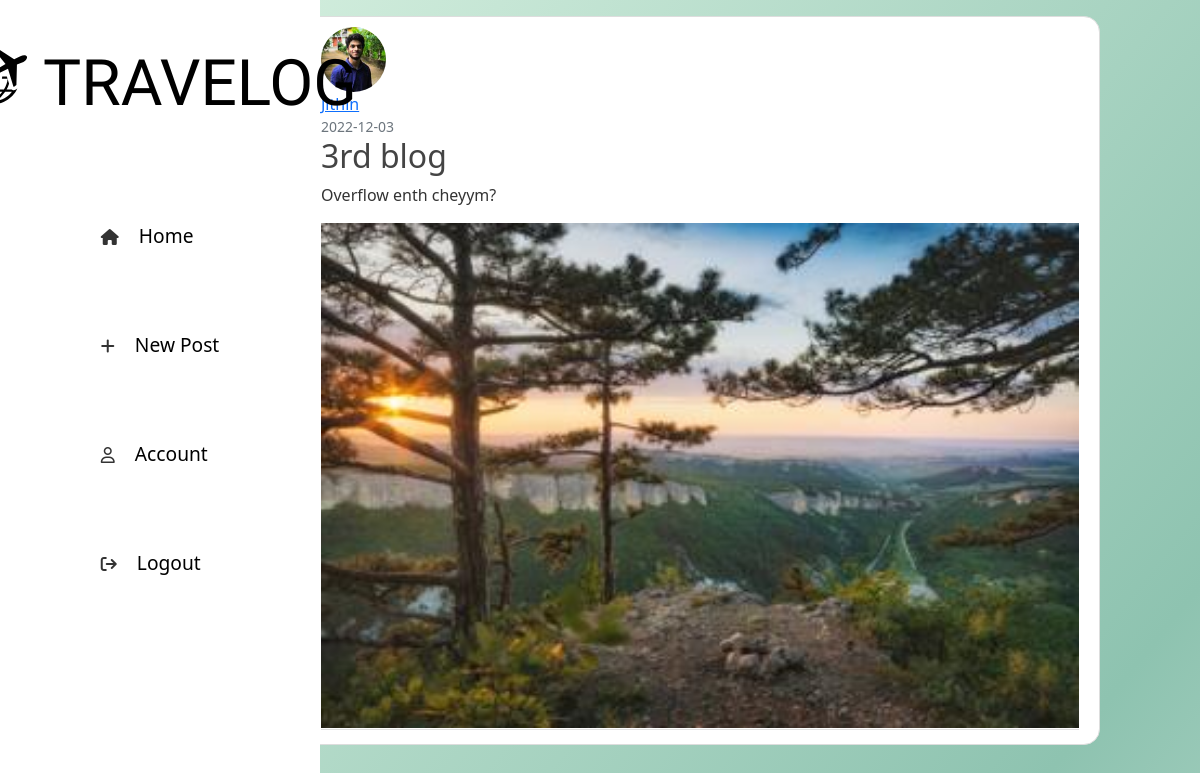
Page /post/3 on the earlier database version.
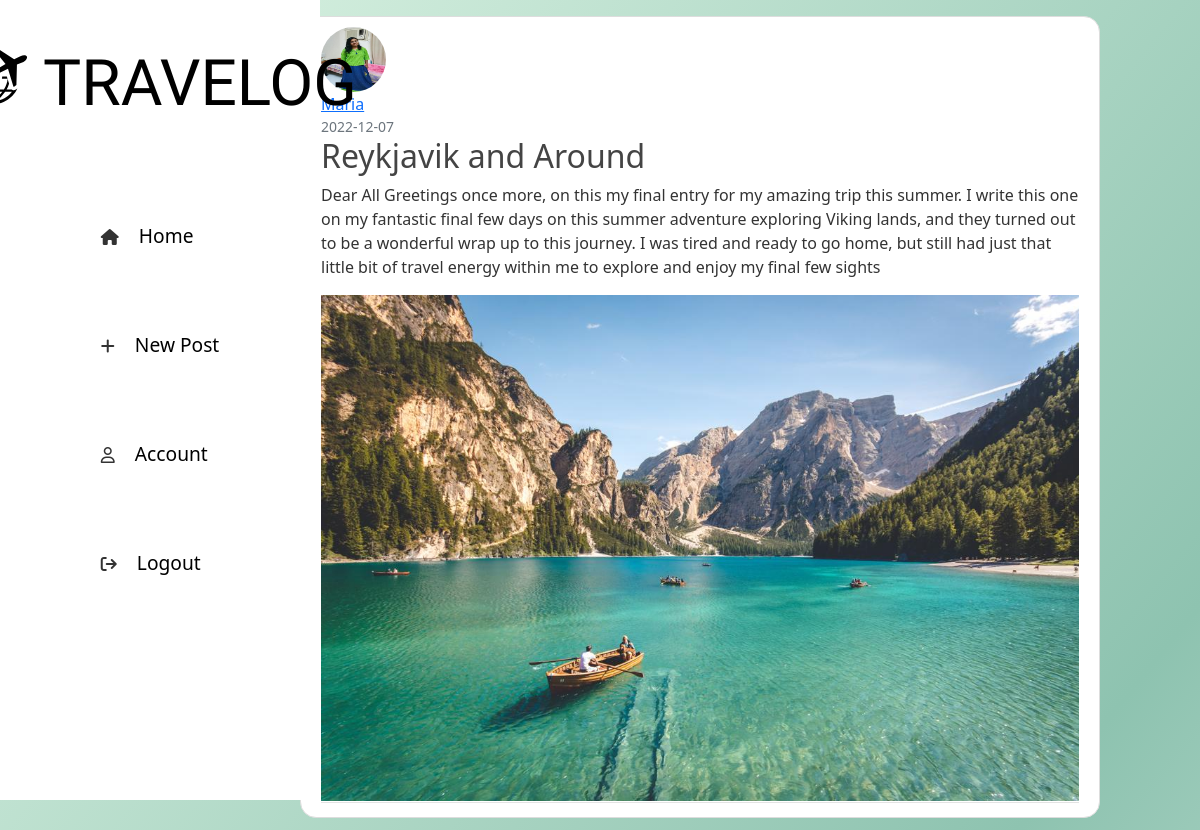
Same page on the later database version.
### app/models.py (models this page shows, shortened)
class User(db.Model, UserMixin):
    id=db.Column(db.Integer, primary_key=True)
    username = db.Column(db.String(20), nullable=False)
    email = db.Column(db.String(120), unique=True, nullable=True)
    image_file = db.Column(db.String(20), nullable=False, default='default.jpg')
    password = db.Column(db.String(80), nullable=False)
    posts = db.relationship('Post', backref='author', lazy=True)

class Post(db.Model):
    id = db.Column(db.Integer, primary_key=True)
    title = db.Column(db.String(100), nullable=False)
    date_posted = db.Column(db.DateTime, nullable=False, default=datetime.utcnow)
    content = db.Column(db.Text, nullable=False)
    user_id = db.Column(db.Integer, db.ForeignKey('user.id'), nullable=False)
    blog_image = db.Column(db.String(20), nullable=False, default='default-blog.png')

### app/routes.py (the view)
@app.route("/post/<int:post_id>")
def post(post_id):
    post = Post.query.get_or_404(post_id)
    return render_template('post.html', title=post.title, post=post)

### app/templates/post.html (shortened to what this page needs)
{% extends "layout.html" %}
{% block content %}
<article class="media content-section">
    <img class="rounded-circle article-img"
        src="{{ url_for('static', filename='profile-pics/' + post.author.image_file) }}">
    <div class="media-body">
        <div class="article-metadata">
            <a class="mr-2" href="#">{{ post.author.username }}</a>
            <small class="text-muted">{{ post.date_posted.strftime('%Y-%m-%d') }}</small>
            <h2 class="article-title">{{ post.title }}</h2>
            <p class="article-content">{{ post.content }}</p>
            <img class="" src="../static/blog-pics/{{post.blog_image}}"/>
        </div>
    </div>
</article>
{% endblock content %}

Differences in the rows shown:
no longer on this page (row edited): User: image_file (picture), author.username "Jithin"
added User: image_file (picture), author.username "Maria"
changed Post: date_posted "2022-12-03" → "2022-12-07"; title "3rd blog" → "Reykjavik and Around"; content "Overflow enth cheyym?" → "Dear All Greetings once more, on this my final entry for my amazing trip this summer. I write this one on my fantastic final few days on this summer adventure exploring Viking lands, and they turned out to be a wonderful wrap up to this journey. I was tired and ready to go home, but still had just that little bit of travel energy within me to explore and enjoy my final few sights"; blog_image: a different picture
